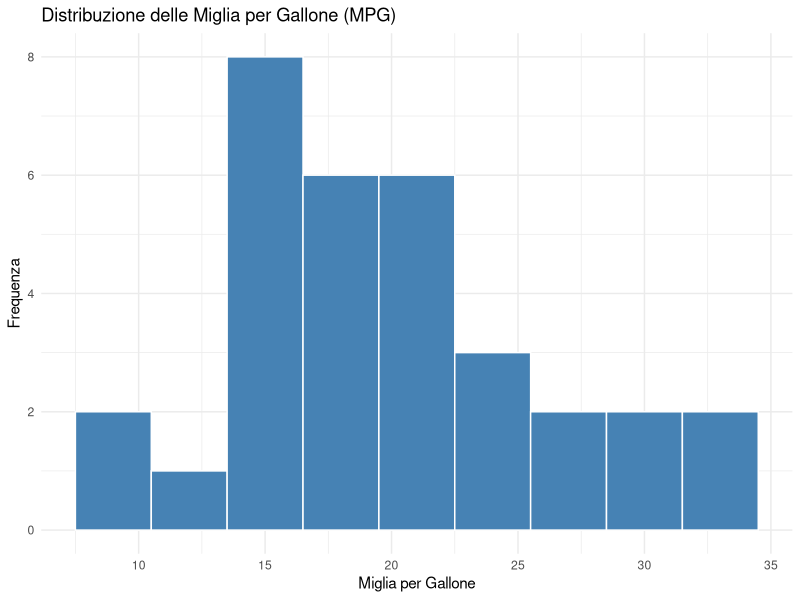

Write the R code that produced this figure.
## ---- chunk 1
# Carica la libreria necessaria
library(ggplot2)

ggplot(mtcars, aes(x = mpg)) +
  geom_histogram(binwidth = 3, fill = "steelblue", color = "white") +
  labs(title = "Distribuzione delle Miglia per Gallone (MPG)",
       x = "Miglia per Gallone",
       y = "Frequenza") +
  theme_minimal()
